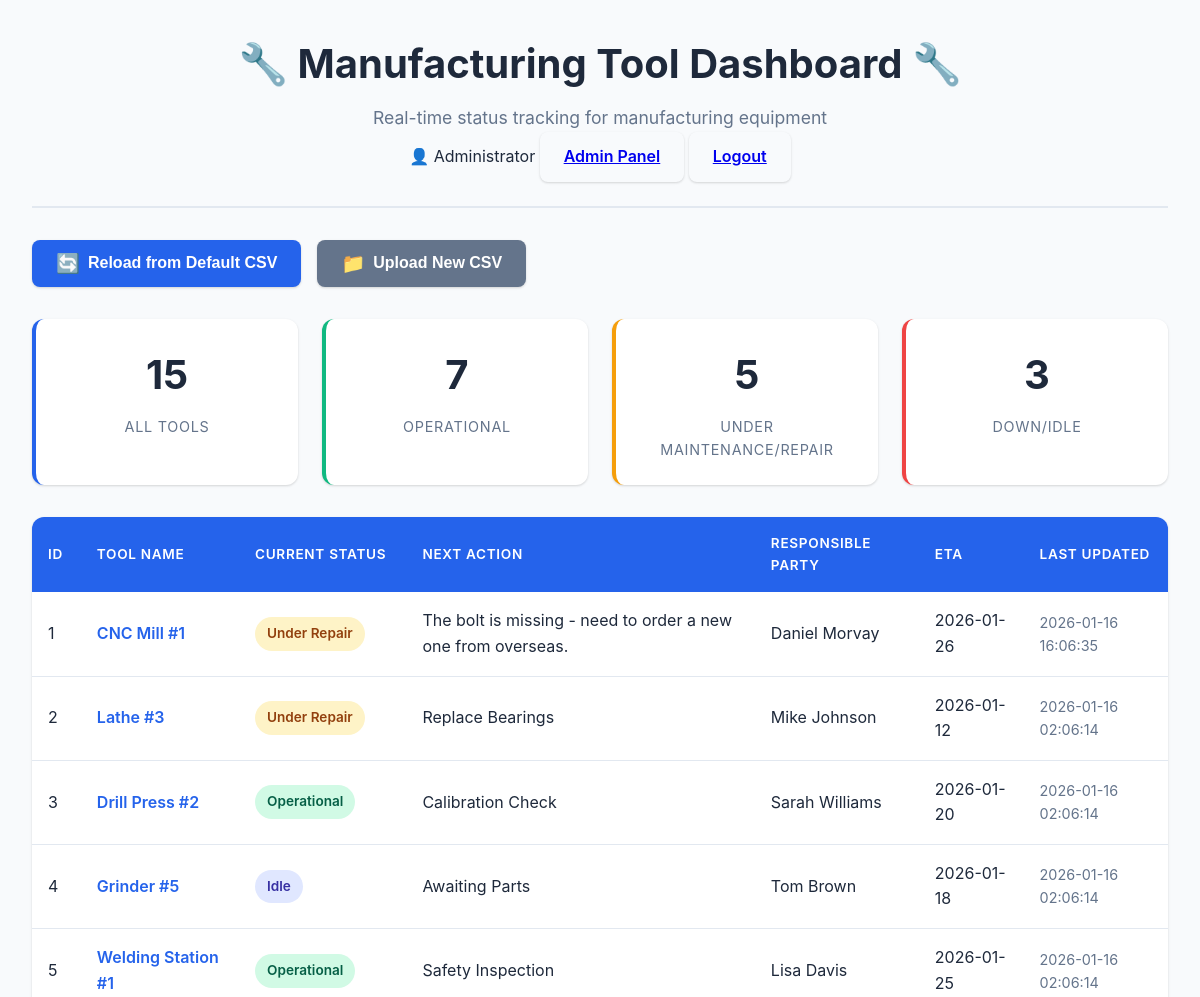
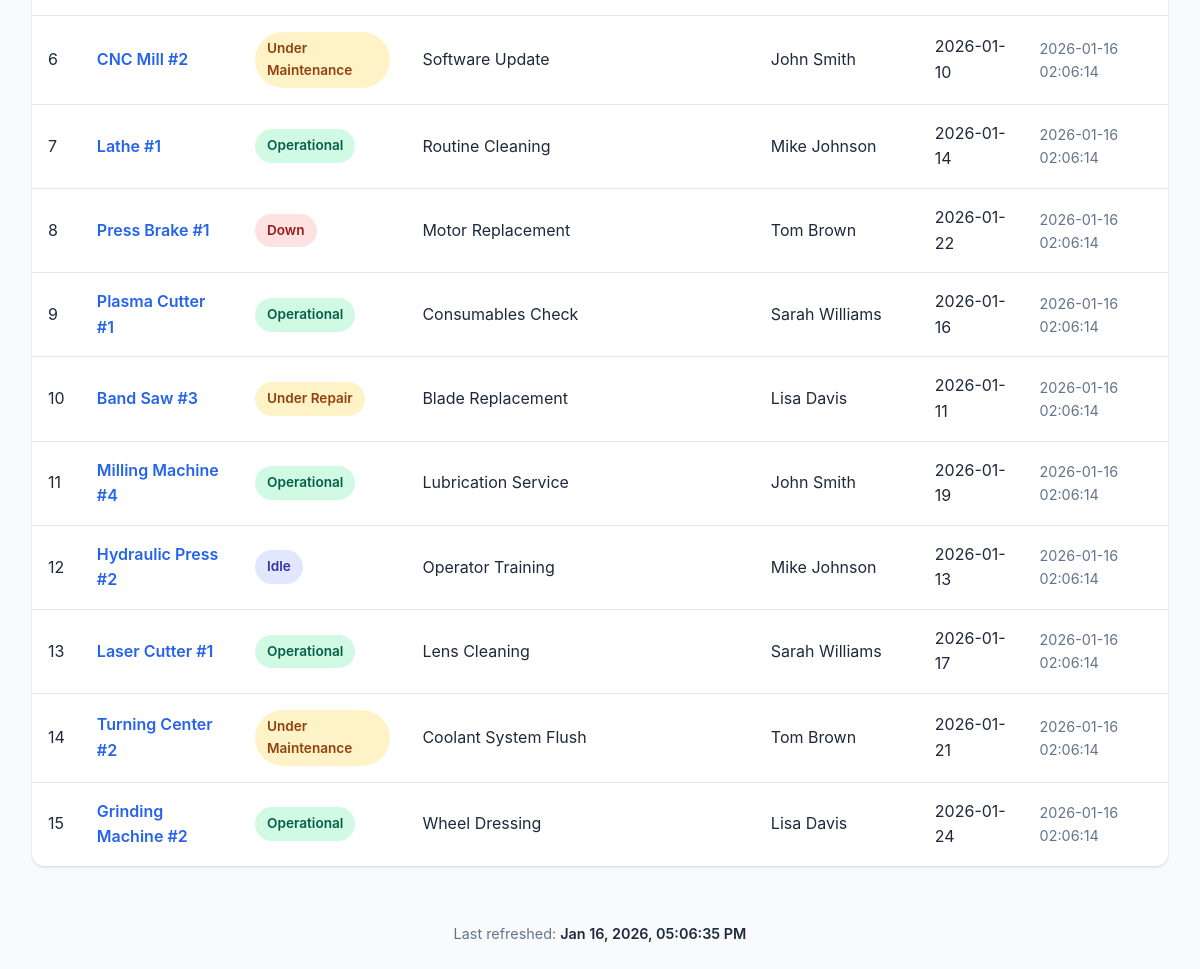
The page / (signed in) on the database its author committed (2 pictures, top to bottom).
### tables this page shows
CREATE TABLE users (
            id INTEGER PRIMARY KEY AUTOINCREMENT,
            employee_id TEXT UNIQUE NOT NULL,
            username TEXT NOT NULL,
            first_name TEXT,
            last_name TEXT,
            password_hash TEXT NOT NULL,
            is_admin INTEGER DEFAULT 0,
            assigned_tool_id INTEGER,
            created_at TIMESTAMP DEFAULT CURRENT_TIMESTAMP,
            FOREIGN KEY (assigned_tool_id) REFERENCES tools(id)
        );

CREATE TABLE tools (
            id INTEGER PRIMARY KEY AUTOINCREMENT,
            mfg_tool_name TEXT NOT NULL,
            current_status TEXT NOT NULL,
            next_action TEXT NOT NULL,
            responsible_party TEXT NOT NULL,
            eta TEXT NOT NULL,
            last_updated TIMESTAMP DEFAULT CURRENT_TIMESTAMP
        );

### MFG Status with Login.py (the view)
@app.route('/')
def index():
    tools = get_all_tools()
    return render_template('index.html', tools=tools)

### MFG Status with Login.py (called while the page is built)
@login_manager.user_loader
def load_user(user_id):
    conn = sqlite3.connect(DB_PATH)
    conn.row_factory = sqlite3.Row
    cursor = conn.cursor()
    cursor.execute('SELECT * FROM users WHERE id = ?', (user_id,))
    user_data = cursor.fetchone()
    conn.close()
    if user_data:
        return User(
            id=user_data['id'],
            employee_id=user_data['employee_id'],
            username=user_data['username'],
            first_name=user_data['first_name'],
            last_name=user_data['last_name'],
            is_admin=user_data['is_admin'],
            assigned_tool_id=user_data['assigned_tool_id']
        )
    return None

def get_all_tools():
    conn = sqlite3.connect(DB_PATH)
    conn.row_factory = sqlite3.Row
    cursor = conn.cursor()
    cursor.execute('''
        SELECT id, mfg_tool_name, current_status, next_action,
               responsible_party, eta, last_updated
        FROM tools
        ORDER BY id
    ''')
    tools = [dict(row) for row in cursor.fetchall()]
    conn.close()
    return tools

### templates/index.html (shortened to what this page needs)
<!DOCTYPE html>
<html lang="en">
<head>
    <link rel="stylesheet" href="{{ url_for('static', filename='styles.css') }}">
</head>
<body>
    <div class="container">
        <header>
            <div class="header-content">
                <div>
                    <h1>🔧 Manufacturing Tool Dashboard 🔧</h1>
                    <p class="subtitle">Real-time status tracking for manufacturing equipment</p>
                </div>
                <div class="header-actions">
                    {% if current_user.is_authenticated %}
                        <span class="user-info">👤 {{ current_user.username }}</span>
                        {% if current_user.is_admin %}
                            <a href="{{ url_for('admin') }}" class="btn btn-admin">Admin Panel</a>
                        {% else %}
                            <a href="{{ url_for('user_dashboard') }}" class="btn btn-user">My Tool</a>
                        {% endif %}
                        <a href="{{ url_for('logout') }}" class="btn btn-logout">Logout</a>
                    {% else %}
                        <a href="{{ url_for('login') }}" class="btn btn-login">🔐 Login</a>
                    {% endif %}
                </div>
            </div>
        </header>
        <div class="controls">
            {% if current_user.is_authenticated and current_user.is_admin %}
            <button id="reloadBtn" class="btn btn-primary">
                <span class="icon">🔄</span> Reload from Default CSV
            </button>
            <button id="uploadBtn" class="btn btn-secondary">
                <span class="icon">📁</span> Upload New CSV
            </button>
            {% else %}
            <p class="info-text">Tool owners, please login to modify your tool status.</p>
            {% endif %}
        </div>
        <div class="stats-container">
            <div class="stat-card">
                <div class="stat-value" id="totalTools">{{ tools|length }}</div>
                <div class="stat-label">All Tools</div>
            </div>
            <div class="stat-card operational">
                <div class="stat-value" id="operationalTools">0</div>
                <div class="stat-label">Operational</div>
            </div>
            <div class="stat-card maintenance">
                <div class="stat-value" id="maintenanceTools">0</div>
                <div class="stat-label">Under Maintenance/Repair</div>
            </div>
            <div class="stat-card down">
                <div class="stat-value" id="downTools">0</div>
                <div class="stat-label">Down/Idle</div>
            </div>
        </div>
        <div class="table-container">
            <table id="toolsTable">
                <thead>
                    <tr>
                        <th>ID</th>
                        <th>Tool Name</th>
                        <th>Current Status</th>
                        <th>Next Action</th>
                        <th>Responsible Party</th>
                        <th>ETA</th>
                        <th>Last Updated</th>
                    </tr>
                </thead>
                <tbody id="toolsTableBody">
                    {% for tool in tools %}
                    <tr data-status="{{ tool.current_status }}">
                        <td>{{ tool.id }}</td>
                        <td class="tool-name">{{ tool.mfg_tool_name }}</td>
                        <td>
                            <span class="status-badge status-{{ tool.current_status|lower|replace(' ', '-') }}">
                                {{ tool.current_status }}
                            </span>
                        </td>
                        <td>{{ tool.next_action }}</td>
                        <td>{{ tool.responsible_party }}</td>
                        <td>{{ tool.eta }}</td>
                        <td class="timestamp">{{ tool.last_updated }}</td>
                    </tr>
                    {% endfor %}
                </tbody>
            </table>
        </div>
        <footer>
            <p>Last refreshed: <span id="lastRefresh">{{ now }}</span></p>
        </footer>
    </div>
</body>
</html>

### static/styles.css (style rules this page uses)
:root { --primary-color: #2563eb; --secondary-color: #64748b; --success-color: #10b981; --warning-color: #f59e0b; --danger-color: #ef4444; --info-color: #06b6d4; --bg-color: #f8fafc; --card-bg: #ffffff; --text-primary: #1e293b; --text-secondary: #64748b; --border-color: #e2e8f0; --shadow: 0 1px 3px 0 rgba(0, 0, 0, 0.1), 0 1px 2px 0 rgba(0, 0, 0, 0.06); --shadow-lg: 0 10px 15px -3px rgba(0, 0, 0, 0.1), 0 4px 6px -2px rgba(0, 0, 0, 0.05); }
* { margin: 0; padding: 0; box-sizing: border-box; }
body { font-family: -apple-system, BlinkMacSystemFont, 'Segoe UI', Roboto, 'Helvetica Neue', Arial, sans-serif; background-color: var(--bg-color); color: var(--text-primary); line-height: 1.6; }
.container { max-width: 1400px; margin: 0 auto; padding: 2rem; }
header { text-align: center; margin-bottom: 2rem; padding-bottom: 1.5rem; border-bottom: 2px solid var(--border-color); }
.subtitle { color: var(--text-secondary); font-size: 1.1rem; }
.controls { display: flex; gap: 1rem; margin-bottom: 2rem; flex-wrap: wrap; }
.btn { padding: 0.75rem 1.5rem; border: none; border-radius: 0.5rem; font-size: 1rem; font-weight: 600; cursor: pointer; transition: all 0.3s ease; display: inline-flex; align-items: center; gap: 0.5rem; box-shadow: var(--shadow); }
.btn-primary { background-color: var(--primary-color); color: white; }
.btn-secondary { background-color: var(--secondary-color); color: white; }
.icon { font-size: 1.2rem; }
.stats-container { display: grid; grid-template-columns: repeat(auto-fit, minmax(200px, 1fr)); gap: 1.5rem; margin-bottom: 2rem; }
.stat-card { background: var(--card-bg); padding: 1.5rem; border-radius: 0.75rem; box-shadow: var(--shadow); text-align: center; transition: all 0.3s ease; border-left: 4px solid var(--primary-color); cursor: pointer; user-select: none; }
.stat-card.operational { border-left-color: var(--success-color); }
.stat-card.maintenance { border-left-color: var(--warning-color); }
.stat-card.down { border-left-color: var(--danger-color); }
.stat-value { font-size: 2.5rem; font-weight: bold; color: var(--text-primary); margin-bottom: 0.5rem; }
.stat-label { color: var(--text-secondary); font-size: 0.9rem; text-transform: uppercase; letter-spacing: 0.05em; }
.table-container { background: var(--card-bg); border-radius: 0.75rem; box-shadow: var(--shadow); overflow: hidden; margin-bottom: 2rem; }
table { width: 100%; border-collapse: collapse; }
thead { background-color: var(--primary-color); color: white; }
thead th { padding: 1rem; text-align: left; font-weight: 600; text-transform: uppercase; font-size: 0.85rem; letter-spacing: 0.05em; }
tbody tr { border-bottom: 1px solid var(--border-color); transition: background-color 0.2s ease; }
tbody tr:last-child { border-bottom: none; }
tbody td { padding: 1rem; color: var(--text-primary); }
.tool-name { font-weight: 600; color: var(--primary-color); }
.timestamp { color: var(--text-secondary); font-size: 0.9rem; }
.status-badge { display: inline-block; padding: 0.375rem 0.75rem; border-radius: 9999px; font-size: 0.85rem; font-weight: 600; text-transform: capitalize; }
.status-operational { background-color: #d1fae5; color: #065f46; }
.status-under-repair, .status-under-maintenance { background-color: #fef3c7; color: #92400e; }
.status-down { background-color: #fee2e2; color: #991b1b; }
.status-idle { background-color: #e0e7ff; color: #3730a3; }
footer { text-align: center; padding: 1.5rem; color: var(--text-secondary); font-size: 0.9rem; }
#lastRefresh { font-weight: 600; color: var(--text-primary); }

### rows shown on the page
users: username "Administrator"
tools: id "1", mfg_tool_name "CNC Mill #1", current_status "Under Repair", next_action "The bolt is missing - need to order a new one from overseas.", responsible_party "Daniel Morvay", eta "2026-01-26", last_updated "2026-01-16 16:06:35"
tools: id "2", mfg_tool_name "Lathe #3", current_status "Under Repair", next_action "Replace Bearings", responsible_party "Mike Johnson", eta "2026-01-12", last_updated "2026-01-16 02:06:14"
tools: id "3", mfg_tool_name "Drill Press #2", current_status "Operational", next_action "Calibration Check", responsible_party "Sarah Williams", eta "2026-01-20", last_updated "2026-01-16 02:06:14"
tools: id "4", mfg_tool_name "Grinder #5", current_status "Idle", next_action "Awaiting Parts", responsible_party "Tom Brown", eta "2026-01-18", last_updated "2026-01-16 02:06:14"
tools: id "5", mfg_tool_name "Welding Station #1", current_status "Operational", next_action "Safety Inspection", responsible_party "Lisa Davis", eta "2026-01-25", last_updated "2026-01-16 02:06:14"
tools: id "6", mfg_tool_name "CNC Mill #2", current_status "Under Maintenance", next_action "Software Update", responsible_party "John Smith", eta "2026-01-10", last_updated "2026-01-16 02:06:14"
tools: id "7", mfg_tool_name "Lathe #1", current_status "Operational", next_action "Routine Cleaning", responsible_party "Mike Johnson", eta "2026-01-14", last_updated "2026-01-16 02:06:14"
tools: id "8", mfg_tool_name "Press Brake #1", current_status "Down", next_action "Motor Replacement", responsible_party "Tom Brown", eta "2026-01-22", last_updated "2026-01-16 02:06:14"
tools: id "9", mfg_tool_name "Plasma Cutter #1", current_status "Operational", next_action "Consumables Check", responsible_party "Sarah Williams", eta "2026-01-16", last_updated "2026-01-16 02:06:14"
tools: id "10", mfg_tool_name "Band Saw #3", current_status "Under Repair", next_action "Blade Replacement", responsible_party "Lisa Davis", eta "2026-01-11", last_updated "2026-01-16 02:06:14"
tools: id "11", mfg_tool_name "Milling Machine #4", current_status "Operational", next_action "Lubrication Service", responsible_party "John Smith", eta "2026-01-19", last_updated "2026-01-16 02:06:14"
tools: id "12", mfg_tool_name "Hydraulic Press #2", current_status "Idle", next_action "Operator Training", responsible_party "Mike Johnson", eta "2026-01-13", last_updated "2026-01-16 02:06:14"
tools: id "13", mfg_tool_name "Laser Cutter #1", current_status "Operational", next_action "Lens Cleaning", responsible_party "Sarah Williams", eta "2026-01-17", last_updated "2026-01-16 02:06:14"
tools: id "14", mfg_tool_name "Turning Center #2", current_status "Under Maintenance", next_action "Coolant System Flush", responsible_party "Tom Brown", eta "2026-01-21", last_updated "2026-01-16 02:06:14"
tools: id "15", mfg_tool_name "Grinding Machine #2", current_status "Operational", next_action "Wheel Dressing", responsible_party "Lisa Davis", eta "2026-01-24", last_updated "2026-01-16 02:06:14"

### other values the page prints
{{ tools|length }} "15"
